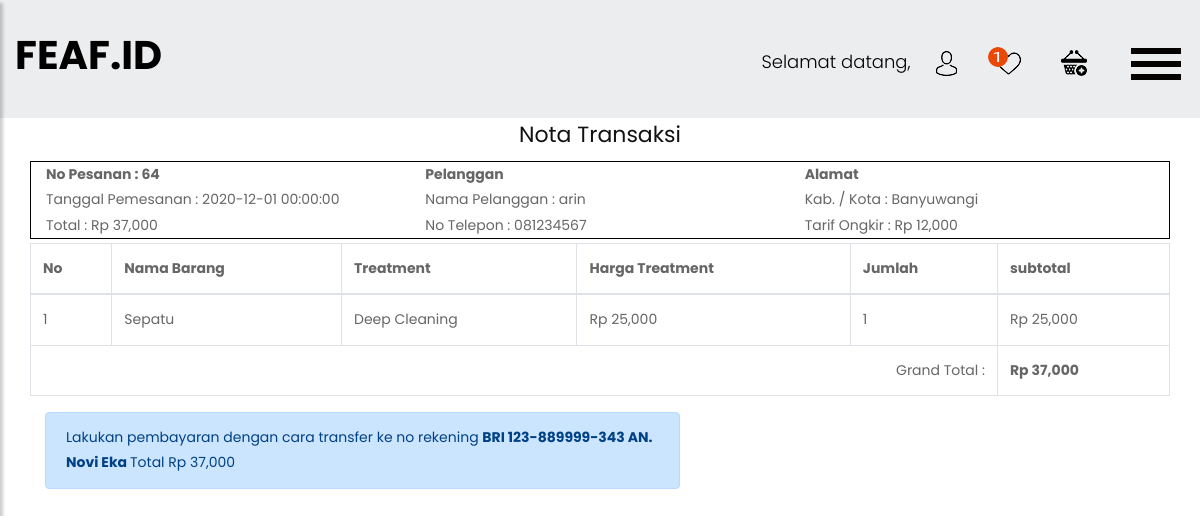
The app's page /transaksi_nota.php?id=64 with its own data.
### tables this page shows
CREATE TABLE `tb_transaksi` (
  `id_transaksi` int(11) NOT NULL,
  `id_pelanggan` int(11) NOT NULL,
  `id_petugas` int(11) NOT NULL,
  `id_ongkir` int(11) NOT NULL,
  `id_promo` int(11) NOT NULL,
  `tanggal_transaksi` datetime NOT NULL,
  `pengantaran` text NOT NULL,
  `penjemputan` text NOT NULL,
  `total` int(11) NOT NULL,
  `bukti_bayar` varchar(255) NOT NULL,
  `status` enum('pesan','bayar','proses','selesai') NOT NULL,
  `keterangan` text NOT NULL
);

CREATE TABLE `tb_pelanggan` (
  `id_pelanggan` int(11) NOT NULL,
  `nama_pelanggan` varchar(100) NOT NULL,
  `no_telepon` varchar(12) NOT NULL,
  `email` varchar(100) NOT NULL,
  `alamat` text NOT NULL,
  `username` varchar(100) NOT NULL,
  `password` varchar(100) NOT NULL
);

CREATE TABLE `tb_ongkir` (
  `id_ongkir` int(11) NOT NULL,
  `alamat` text NOT NULL,
  `harga_ongkir` int(11) NOT NULL
);

CREATE TABLE `tb_detail_transaksi` (
  `id_detail_transaksi` int(11) NOT NULL,
  `id_transaksi` int(11) NOT NULL,
  `id_barang` int(11) NOT NULL,
  `id_treatment` int(11) NOT NULL,
  `jumlah` int(11) NOT NULL,
  `subtotal` int(11) NOT NULL
);

CREATE TABLE `tb_barang` (
  `id_barang` int(11) NOT NULL,
  `nama_barang` varchar(100) NOT NULL
);

CREATE TABLE `tb_treatment` (
  `id_treatment` int(11) NOT NULL,
  `nama_treatment` varchar(100) NOT NULL,
  `harga_treatment` int(11) NOT NULL
);

### transaksi_nota.php (the view, shortened to what this page needs)
<!DOCTYPE html>
<html lang="en">
<head>
    <link rel="stylesheet" href="css/bootstrap.min.css">
    <link rel="stylesheet" href="css/style.css">
    <link rel="stylesheet" href="css/responsive.css">
    <link rel="stylesheet" href="css/jquery.mCustomScrollbar.min.css">
    <link rel="stylesheet" href="https://netdna.bootstrapcdn.com/font-awesome/4.0.3/css/font-awesome.css">
    <link rel="stylesheet" href="https://cdnjs.cloudflare.com/ajax/libs/fancybox/2.1.5/jquery.fancybox.min.css" media="screen">
</head>
<body>
    <?php
    include "sidebar.php";
    ?>
    <div class="container">
        <div class="row">
            <div class="col" style="text-align: center;">
                <h2>Nota Transaksi</h2>
            </div>
        </div>
        <div class="row" style="border:1px solid black">
            <?php
            $id = $_GET['id'];
            $sql = mysqli_query($konek, "SELECT * FROM tb_transaksi t INNER JOIN tb_pelanggan p ON t.id_pelanggan=p.id_pelanggan INNER JOIN tb_ongkir o ON t.id_ongkir=o.id_ongkir WHERE t.id_transaksi='$id' ");
            $d = mysqli_fetch_assoc($sql);
            ?>
            <div class="col">
                <b>No Pesanan : <?= $d['id_transaksi']; ?></b> <br>
                Tanggal Pemesanan : <?= $d['tanggal_transaksi']; ?> <br>
                Total : Rp <?= number_format($d['total']); ?>
            </div>
            <div class="col">
                <b> Pelanggan</b> <br>
                Nama Pelanggan : <?= $d['nama_pelanggan']; ?> <br>
                No Telepon : <?= $d['no_telepon']; ?> <br>
            </div>
            <div class="col">
                <b>Alamat</b> <br>
                Kab. / Kota : <?= $d['alamat']; ?> <br>
                Tarif Ongkir : Rp <?= number_format($d['harga_ongkir']); ?> <br>
            </div>
        </div>
        <div class="row mt-1">
            <table class="table table-bordered">
                <thead>
                    <th>No</th>
                    <th>Nama Barang</th>
                    <th>Treatment</th>
                    <th>Harga Treatment</th>
                    <th>Jumlah</th>
                    <th>subtotal</th>
                </thead>
                <tbody>
                    <?php
                    $id = $_GET['id'];
                    $no = 1;
                    $sqli = mysqli_query($konek, "SELECT * FROM tb_detail_transaksi d INNER JOIN tb_barang b ON d.id_barang=b.id_barang INNER JOIN tb_treatment r ON d.id_treatment=r.id_treatment WHERE d.id_transaksi='$id'");
                    while ($da = mysqli_fetch_assoc($sqli)) {
                        $subtotal = $subtotal + $da['subtotal'];
                    ?>
                        <tr>
                            <td><?= $no ?></td>
                            <td><?= $da['nama_barang'] ?></td>
                            <td><?= $da['nama_treatment'] ?></td>
                            <td>Rp <?= number_format($da['harga_treatment']) ?></td>
                            <td><?= $da['jumlah'] ?></td>
                            <td>Rp <?= number_format($da['subtotal']) ?></td>
                        </tr>
                    <?php $no++;
                    } ?>
                </tbody>
                <tfoot>
                    <tr>
                        <?php
                        $grandtotal = $subtotal + $d['harga_ongkir']
                        ?>
                        <td colspan="5" align="right">Grand Total : </td>
                        <td><b>Rp <?= number_format($grandtotal) ?></b></td>
                    </tr>
                </tfoot>
            </table>
        </div>
        <div class="row">
            <div class="col-sm-7">
                <div class="alert alert-primary">
                    Lakukan pembayaran dengan cara transfer ke no rekening <strong>BRI 123-889999-343 AN. Novi Eka </strong>
                    Total Rp <?= number_format($grandtotal) ?>
                </div>
            </div>
        </div>
    </div>
</body>
</html>

### css/style.css (style rules this page uses)
* { box-sizing: border-box !important; }
html { scroll-behavior: smooth; }
body { color: #666666; font-size: 14px; font-family: 'poppins', sans-serif; line-height: 1.80857; font-weight: normal; overflow-x: hidden; }
h1, h2, h3, h4, h5, h6 { letter-spacing: 0; font-weight: normal; position: relative; padding: 0 0 10px 0; font-weight: normal; line-height: normal; color: #111111; margin: 0 }
h2 { font-size: 22px }
*, *::after, *::before { -webkit-box-sizing: border-box; -moz-box-sizing: border-box; box-sizing: border-box; }

### records on screen
tb_transaksi: id_transaksi "64", tanggal_transaksi "2020-12-01 00:00:00", total "37,000", id_pelanggan.nama_pelanggan "arin", id_pelanggan.no_telepon "081234567", id_ongkir.alamat "Banyuwangi", id_ongkir.harga_ongkir "12,000", id_ongkir.harga_ongkir "37,000"
tb_detail_transaksi: id_barang.nama_barang "Sepatu", id_treatment.nama_treatment "Deep Cleaning", id_treatment.harga_treatment "25,000", jumlah "1", subtotal "25,000"
